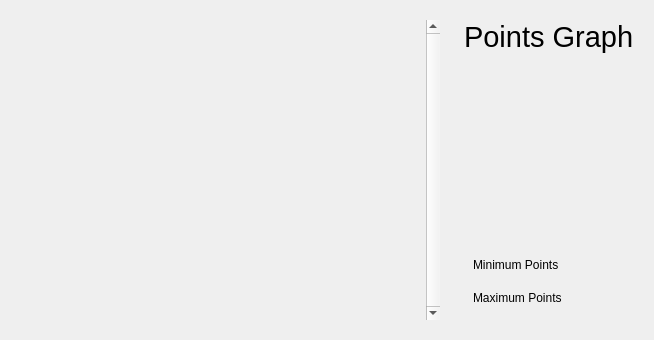
              <widget class="QWidget" name="page_analytics">
               <layout class="QHBoxLayout" name="horizontalLayout_12">
                <item>
                 <widget class="QFrame" name="page_analytics_window_container">
                  <property name="sizePolicy">
                   <sizepolicy hsizetype="Preferred" vsizetype="Preferred">
                    <horstretch>6</horstretch>
                    <verstretch>1</verstretch>
                   </sizepolicy>
                  </property>
                  <property name="frameShape">
                   <enum>QFrame::NoFrame</enum>
                  </property>
                  <property name="frameShadow">
                   <enum>QFrame::Raised</enum>
                  </property>
                  <layout class="QVBoxLayout" name="verticalLayout_6">
                   <property name="spacing">
                    <number>0</number>
                   </property>
                   <property name="leftMargin">
                    <number>0</number>
                   </property>
                   <property name="topMargin">
                    <number>0</number>
                   </property>
                   <property name="rightMargin">
                    <number>0</number>
                   </property>
                   <property name="bottomMargin">
                    <number>0</number>
                   </property>
                   <item>
                    <widget class="QFrame" name="frame_3">
                     <property name="sizePolicy">
                      <sizepolicy hsizetype="Expanding" vsizetype="Expanding">
                       <horstretch>0</horstretch>
                       <verstretch>1</verstretch>
                      </sizepolicy>
                     </property>
                     <property name="maximumSize">
                      <size>
                       <width>16777215</width>
                       <height>120</height>
                      </size>
                     </property>
                     <property name="frameShape">
                      <enum>QFrame::NoFrame</enum>
                     </property>
                     <property name="frameShadow">
                      <enum>QFrame::Raised</enum>
                     </property>
                     <layout class="QVBoxLayout" name="verticalLayout_7">
                      <property name="spacing">
                       <number>0</number>
                      </property>
                      <property name="leftMargin">
                       <number>0</number>
                      </property>
                      <property name="topMargin">
                       <number>0</number>
                      </property>
                      <property name="rightMargin">
                       <number>0</number>
                      </property>
                      <property name="bottomMargin">
                       <number>0</number>
                      </property>
                      <item>
                       <widget class="QFrame" name="frame_7">
                        <property name="maximumSize">
                         <size>
                          <width>16777215</width>
                          <height>60</height>
                         </size>
                        </property>
                        <property name="frameShape">
                         <enum>QFrame::NoFrame</enum>
                        </property>
                        <property name="frameShadow">
                         <enum>QFrame::Raised</enum>
                        </property>
                        <widget class="QLabel" name="label_13">
                         <property name="geometry">
                          <rect>
                           <x>10</x>
                           <y>0</y>
                           <width>221</width>
                           <height>51</height>
                          </rect>
                         </property>
                         <property name="font">
                          <font>
                           <family>MS Sans Serif</family>
                           <pointsize>22</pointsize>
                           <weight>50</weight>
                           <italic>false</italic>
                           <bold>false</bold>
                          </font>
                         </property>
                         <property name="styleSheet">
                          <string notr="true">font: 22pt &quot;MS Sans Serif&quot;;</string>
                         </property>
                         <property name="text">
                          <string>Windows</string>
                         </property>
                        </widget>
                       </widget>
                      </item>
                      <item>
                       <widget class="QFrame" name="frame_8">
                        <property name="maximumSize">
                         <size>
                          <width>16777215</width>
                          <height>40</height>
                         </size>
                        </property>
                        <property name="frameShape">
                         <enum>QFrame::NoFrame</enum>
                        </property>
                        <property name="frameShadow">
                         <enum>QFrame::Raised</enum>
                        </property>
                        <widget class="QFrame" name="frame_13">
                         <property name="geometry">
                          <rect>
                           <x>10</x>
                           <y>10</y>
                           <width>146</width>
                           <height>38</height>
                          </rect>
                         </property>
                         <property name="frameShape">
                          <enum>QFrame::NoFrame</enum>
                         </property>
                         <property name="frameShadow">
                          <enum>QFrame::Raised</enum>
                         </property>
                         <layout class="QHBoxLayout" name="horizontalLayout_18">
                          <item>
                           <widget class="QLabel" name="label_15">
                            <property name="text">
                             <string>Date:</string>
                            </property>
                           </widget>
                          </item>
                          <item>
                           <widget class="QComboBox" name="comboBox_date">
                            <property name="currentText">
                             <string/>
                            </property>
                           </widget>
                          </item>
                         </layout>
                        </widget>
                        <widget class="QFrame" name="frame_14">
                         <property name="geometry">
                          <rect>
                           <x>190</x>
                           <y>10</y>
                           <width>146</width>
                           <height>38</height>
                          </rect>
                         </property>
                         <property name="frameShape">
                          <enum>QFrame::NoFrame</enum>
                         </property>
                         <property name="frameShadow">
                          <enum>QFrame::Raised</enum>
                         </property>
                         <layout class="QHBoxLayout" name="horizontalLayout_19">
                          <item>
                           <widget class="QLabel" name="label_16">
                            <property name="text">
                             <string>Type</string>
                            </property>
                           </widget>
                          </item>
                          <item>
                           <widget class="QComboBox" name="comboBox_type">
                            <property name="editable">
                             <bool>false</bool>
                            </property>
                            <property name="currentText">
                             <string/>
                            </property>
                           </widget>
                          </item>
                         </layout>
                        </widget>
                       </widget>
                      </item>
                     </layout>
                    </widget>
                   </item>
                   <item>
                    <widget class="QFrame" name="frame_4">
                     <property name="sizePolicy">
                      <sizepolicy hsizetype="Preferred" vsizetype="Preferred">
                       <horstretch>0</horstretch>
                       <verstretch>2</verstretch>
                      </sizepolicy>
                     </property>
                     <property name="frameShape">
                      <enum>QFrame::NoFrame</enum>
                     </property>
                     <property name="frameShadow">
                      <enum>QFrame::Raised</enum>
                     </property>
                     <layout class="QVBoxLayout" name="verticalLayout_8">
                      <item>
                       <widget class="QScrollArea" name="scrollArea_window_records">
                        <property name="minimumSize">
                         <size>
                          <width>420</width>
                          <height>300</height>
                         </size>
                        </property>
                        <property name="maximumSize">
                         <size>
                          <width>12321</width>
                          <height>600</height>
                         </size>
                        </property>
                        <property name="frameShape">
                         <enum>QFrame::NoFrame</enum>
                        </property>
                        <property name="verticalScrollBarPolicy">
                         <enum>Qt::ScrollBarAlwaysOn</enum>
                        </property>
                        <property name="horizontalScrollBarPolicy">
                         <enum>Qt::ScrollBarAlwaysOff</enum>
                        </property>
                        <property name="widgetResizable">
                         <bool>true</bool>
                        </property>
                        <widget class="QWidget" name="scrollAreaWidgetContents">
                         <property name="geometry">
                          <rect>
                           <x>0</x>
                           <y>0</y>
                           <width>541</width>
                           <height>469</height>
                          </rect>
                         </property>
                         <property name="sizePolicy">
                          <sizepolicy hsizetype="Preferred" vsizetype="Expanding">
                           <horstretch>0</horstretch>
                           <verstretch>0</verstretch>
                          </sizepolicy>
                         </property>
                         <layout class="QVBoxLayout" name="verticalLayout_17">
                          <item>
                           <layout class="QVBoxLayout" name="scroll_area_contents_layout"/>
                          </item>
                         </layout>
                        </widget>
                       </widget>
                      </item>
                     </layout>
                    </widget>
                   </item>
                  </layout>
                 </widget>
                </item>
                <item>
                 <widget class="QFrame" name="page_analytic_points_container">
                  <property name="sizePolicy">
                   <sizepolicy hsizetype="Preferred" vsizetype="Preferred">
                    <horstretch>4</horstretch>
                    <verstretch>4</verstretch>
                   </sizepolicy>
                  </property>
                  <property name="frameShape">
                   <enum>QFrame::NoFrame</enum>
                  </property>
                  <property name="frameShadow">
                   <enum>QFrame::Raised</enum>
                  </property>
                  <layout class="QVBoxLayout" name="verticalLayout_14">
                   <item>
                    <widget class="QLabel" name="label_14">
                     <property name="sizePolicy">
                      <sizepolicy hsizetype="Preferred" vsizetype="Preferred">
                       <horstretch>0</horstretch>
                       <verstretch>1</verstretch>
                      </sizepolicy>
                     </property>
                     <property name="font">
                      <font>
                       <family>MS Sans Serif</family>
                       <pointsize>22</pointsize>
                       <weight>50</weight>
                       <italic>false</italic>
                       <bold>false</bold>
                      </font>
                     </property>
                     <property name="styleSheet">
                      <string notr="true">font: 22pt &quot;MS Sans Serif&quot;;</string>
                     </property>
                     <property name="text">
                      <string>Points Graph</string>
                     </property>
                    </widget>
                   </item>
                   <item>
                    <widget class="QFrame" name="point_graph_container">
                     <property name="sizePolicy">
                      <sizepolicy hsizetype="Preferred" vsizetype="Preferred">
                       <horstretch>0</horstretch>
                       <verstretch>9</verstretch>
                      </sizepolicy>
                     </property>
                     <property name="frameShape">
                      <enum>QFrame::NoFrame</enum>
                     </property>
                     <property name="frameShadow">
                      <enum>QFrame::Raised</enum>
                     </property>
                    </widget>
                   </item>
                   <item>
                    <widget class="QFrame" name="frame_6">
                     <property name="sizePolicy">
                      <sizepolicy hsizetype="Preferred" vsizetype="Preferred">
                       <horstretch>0</horstretch>
                       <verstretch>4</verstretch>
                      </sizepolicy>
                     </property>
                     <property name="frameShape">
                      <enum>QFrame::NoFrame</enum>
                     </property>
                     <property name="frameShadow">
                      <enum>QFrame::Raised</enum>
                     </property>
                     <layout class="QVBoxLayout" name="verticalLayout_15">
                      <item>
                       <widget class="QLabel" name="label_17">
                        <property name="text">
                         <string>Minimum Points</string>
                        </property>
                       </widget>
                      </item>
                      <item>
                       <widget class="QLabel" name="label_18">
                        <property name="text">
                         <string>Maximum Points</string>
                        </property>
                       </widget>
                      </item>
                     </layout>
                    </widget>
                   </item>
                  </layout>
                 </widget>
                </item>
               </layout>
              </widget>
